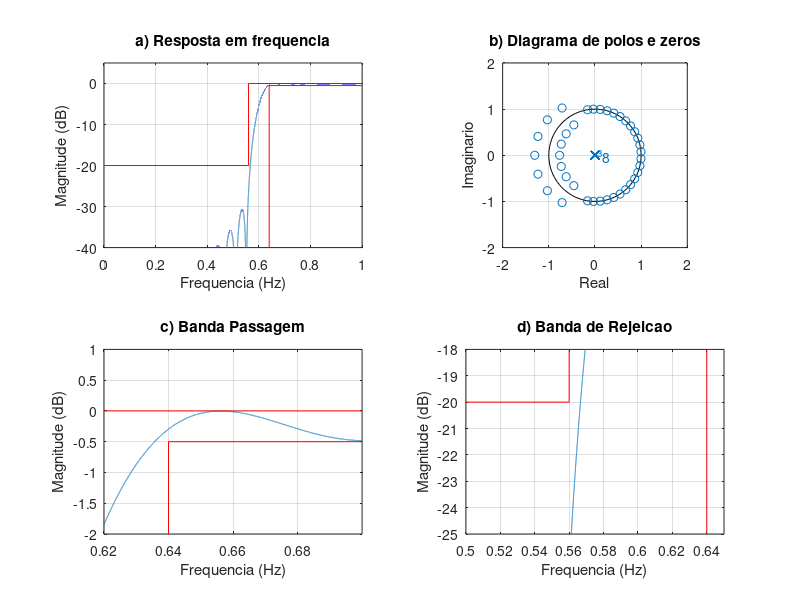
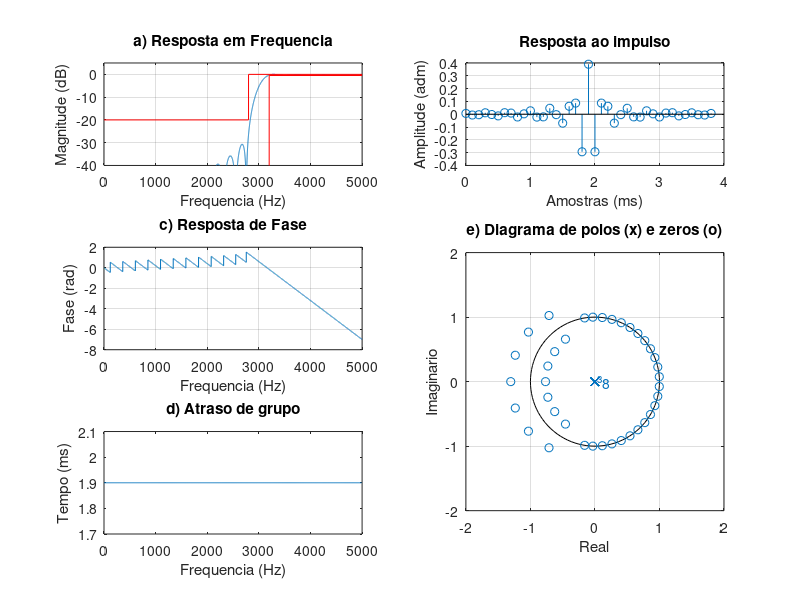

Source code (MATLAB) for these figures, in order: (Note: this script raises an error after producing the figures.)
% Projeto filtro 1
% LP - (fa = 10000 Hz, f1 = 2800 Hz; f2 = 3200 Hz, Ap = 0.5 dB, As = 20 dB, GdB = 0 dB)

close all;
clear all;
clc;

ExecutarAjuste = 1;

%% Especificacoes
fa = 10000; fs = 2800; fp = 3200;
Ap = 0.5; As = 20; GdB = 0;
wp = fp/fa*(2*pi); ws = fs/fa*(2*pi);

%

wc1 = sqrt(wp*ws); % media geometrica
Dw1 = wp - ws;
G0 = GdB;

%% Projeto inicial
Dw = Dw1;
wc = wc1;
Ask = As;
if ExecutarAjuste
   Ask = Ask + 9; % Ajuste BP
%   Ask = Ask +15;
  
end

betha = 0.5842*(Ask-21)^0.4 + 0.07886*(Ask-21);
M1 = ceil((Ask - 8)/(2.285*Dw)+1);
M = M1;
% M = 20;
% G0 = -5.5 + 1;

if ExecutarAjuste
    % primeiro ajuste
    G0 = 0.295; % db

    % segundo ajuste M (n/2)
    wp2 = 0.6196*pi; ws2 = 0.5813*pi;
    Dw2 = wp2 -ws2;
    M2 = ceil(M1*Dw2/Dw1); % nova ordem do filtro 2*M2
    M = M2;

    % ajuste deslocamento
    wc2 = wc1 - ((0.0037+0.0013)/2)*pi;
    wc = wc2;
end


N = 2*M+1;
betha = 0.5842*(Ask-21)^0.4 + 0.07886*(Ask-21);
wk = kaiser(N, betha)';
% wk = chebwin(N, As)';
% wk = gausswin(N, 1/As)';
% wk = tukeywin(N)';
% wk = taylorwin(N)';

k = 1:M;
% HP
bi = -sin(wc*k)./(pi*k);
b0 = 1-wc/pi;
b = [flip(bi) b0 bi];

b = b.*wk*10^(-G0/20); % janela de keiser

%%
figure(1)
subplot(221)
[h, w] = freqz(b, 1, linspace(0,pi,100000));
% plot(w/pi, abs(h)); grid on;
plot(w/pi, 20*log10(abs(h))); grid on;
title('a) Resposta em frequencia')
ylim([-40 5])
hold on;
plot([pi,wp,wp]/pi,[-Ap,-Ap,-80], '-red')
plot([0,ws/pi,ws/pi,1],[-As,-As,0,0], '-red')
xlabel('Frequencia (Hz)');
ylabel('Magnitude (dB)');

subplot(222)
zplane(b, 1); axis([-2 2 -2 2]);
title('b) Diagrama de polos e zeros')
xlabel('Real');
ylabel('Imaginario');

subplot(223)
plot(w/pi, 20*log10(abs(h)));
title('c) Banda Passagem')
grid on; hold on;
plot([pi,wp,wp]/pi,[-Ap,-Ap,-80], '-red')
plot([0,ws/pi,ws/pi,1],[-As,-As,0,0], '-red')
xlim([0.62 0.7]); ylim([-2 1]);
xlabel('Frequencia (Hz)');
ylabel('Magnitude (dB)');

subplot(224)
plot(w/pi, 20*log10(abs(h)));
title('d) Banda de Rejeicao')
grid on; hold on;
plot([pi,wp,wp]/pi,[-Ap,-Ap,-80], '-red')
plot([0,ws/pi,ws/pi,1],[-As,-As,0,0], '-red')
xlim([0.5 0.65]); ylim([-25 -18]);
xlabel('Frequencia (Hz)');
ylabel('Magnitude (dB)');

%%
figure(2)
%suptitle(['HP FIR ' num2str(fs) '-' num2str(fp) ' Ordem: ' num2str(N)])

escala = fa/2;
subplot(3,2,[4 6])
zplane(b, 1);
axis([-2 2 -2 2])
title('e) Diagrama de polos (x) e zeros (o)')
xlabel('Real');
ylabel('Imaginario');

clear h w
[h, w] = freqz(b, 1, 'whole');

subplot(322)
x_imp = [0:length(b)-1]/fa*1000;
stem(x_imp, b); grid on;
title('Resposta ao impulso')
xlabel('Amostras (ms)');
ylabel('Amplitude (adm)');

subplot(321)
[h, w] = freqz(b, 1, linspace(0,pi,10000));
% plot(w/pi, abs(h)); grid on;
plot(w/pi*escala, 20*log10(abs(h))); grid on;
hold on;
title('a) Resposta em Frequencia')
ylim([-40 5])
Amin = 80;
plot([0,fs,fs,fa/2],[-As,-As,0,0], 'r')
plot([fa/2,fp,fp,],[-Ap,-Ap,-80], 'r')
xlim([0 fa/2])
xlabel('Frequencia (Hz)');
ylabel('Magnitude (dB)');

subplot(323)
plot(w/pi*escala, unwrap(angle(h))/pi); grid on;
title('c) Resposta de Fase')
xlabel('Frequencia (Hz)');
ylabel('Fase (rad)');

subplot(325)
[del_y, del_x] = grpdelay(b, 1);
plot(del_x/pi*fa/2, del_y/fa*1000);
title('d) Atraso de grupo')
xlabel('Frequencia (Hz)');
ylabel('Tempo (ms)');

%%
syms z
H(z) = poly2sym(b, z);
pretty(vpa(collect(H(z)), 3))
